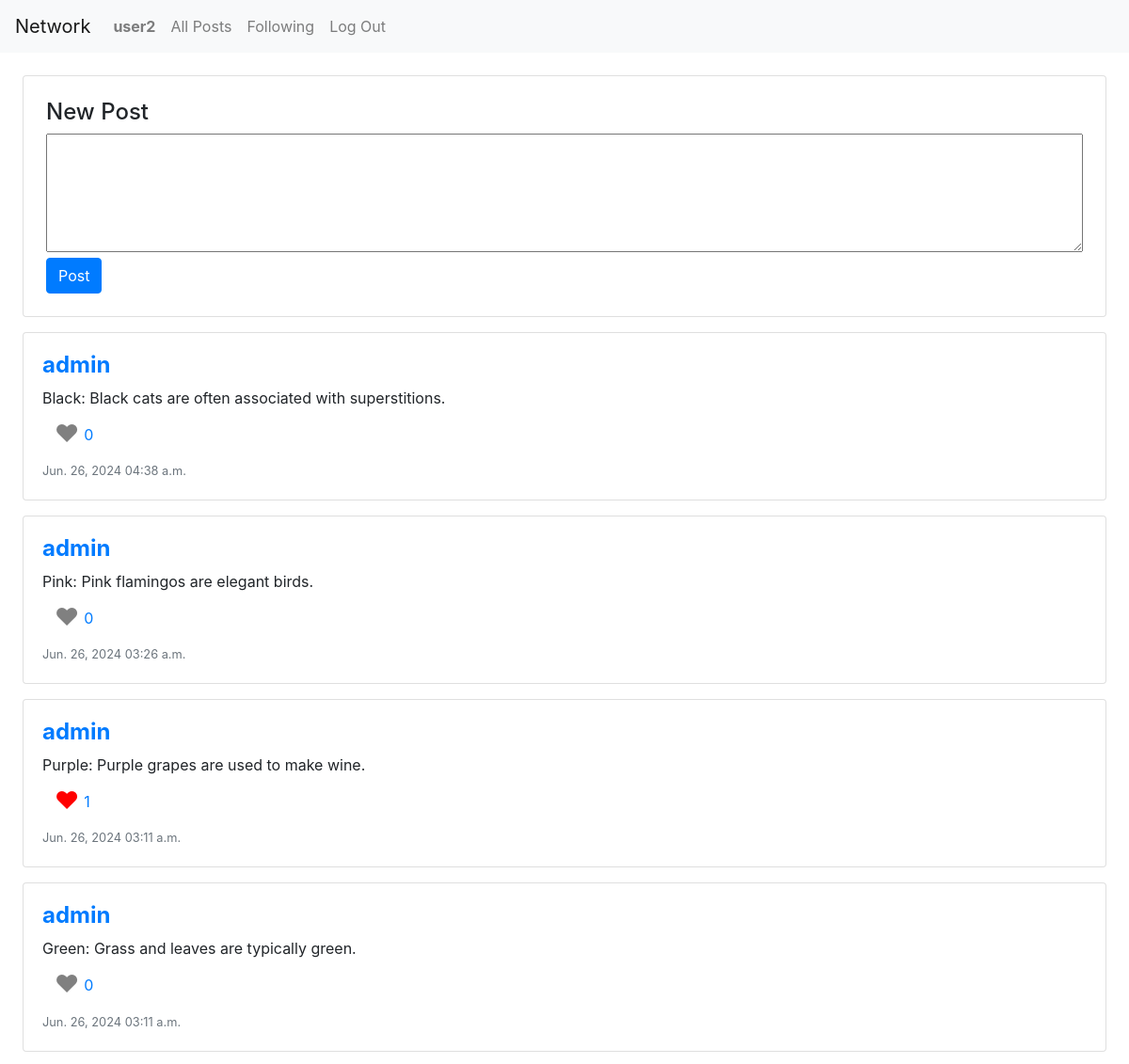
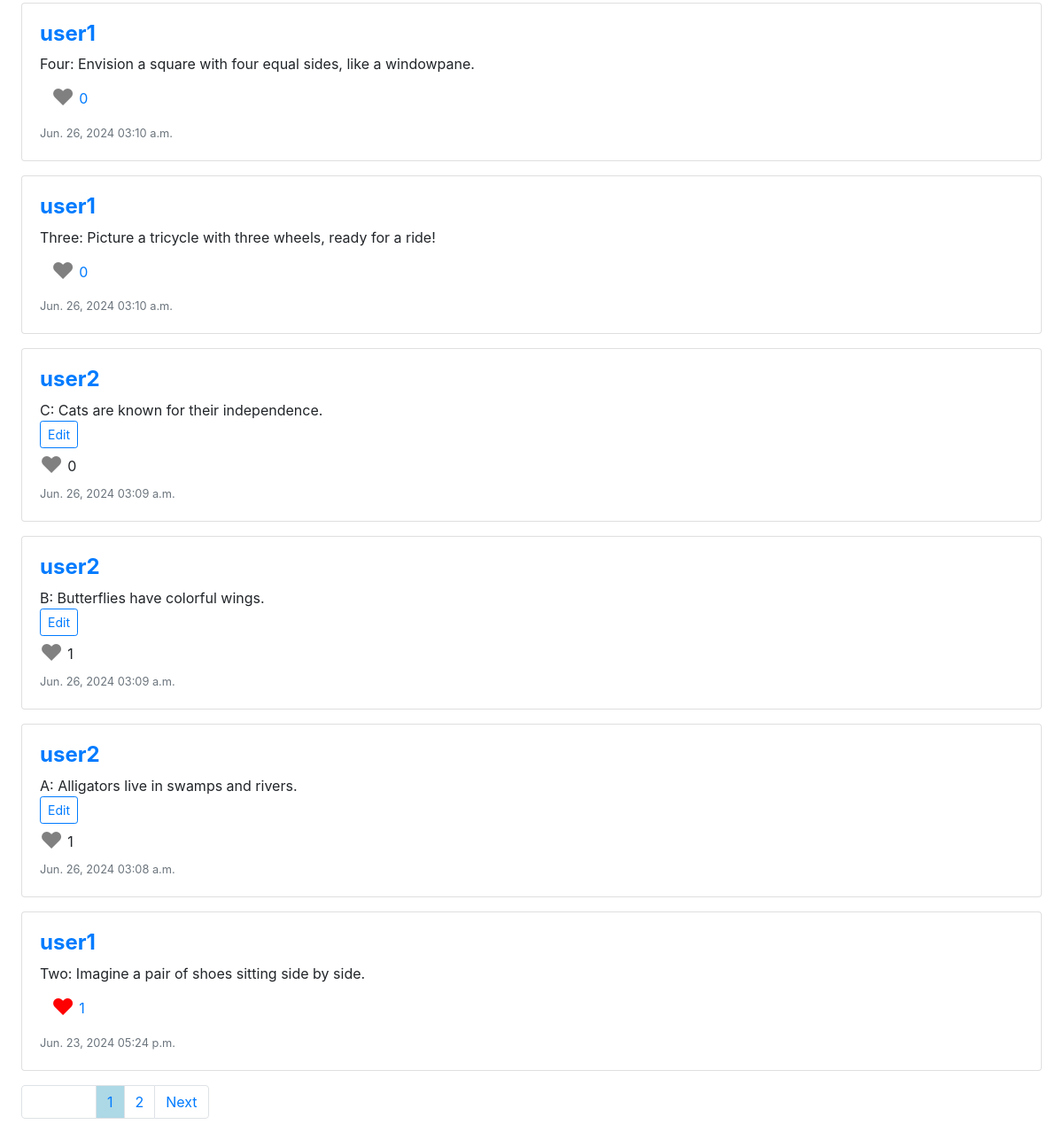
The app's page / (signed in) with its own data (2 pictures, top to bottom).
### network/models.py (models this page shows, shortened)
class User(AbstractUser):
    pass

class Post(models.Model):
    user = models.ForeignKey(User, on_delete=models.CASCADE)
    content = models.TextField()
    created_at = models.DateTimeField(auto_now_add=True)
    def number_of_like(self):
        total_like = 0
        for like in self.likes.all():
            total_like += 1
        return total_like
    def user_like(self, user_id):
        for like in self.likes.all():
            if like.user.id == user_id:
                return True
        return False

class Like(models.Model):
    user = models.ForeignKey(User, on_delete=models.CASCADE)
    post = models.ForeignKey(Post, related_name="likes", on_delete=models.CASCADE)

### network/views.py (the view, shortened to what this page needs)
# urls.py: path("", views.index, name="index"),
def index(request):
        all_posts = Post.objects.all().order_by('-created_at')
        form = PostForm()
        for post in all_posts:
            post.is_liked = post.user_like(request.user.id)
        paginator = Paginator(all_posts, 10) # Show 10 post per page.
        page_number = request.GET.get('page')
        page_obj = paginator.get_page(page_number)
        return render(request, "network/index.html", {"page_obj": page_obj, "form":form})

### network/views.py
class PostForm(forms.ModelForm):
    class Meta:
        model = Post
        fields = ['content']
        widgets = {
            'content': forms.Textarea(attrs={'rows': 5})
        }

### network/templates/network/index.html (shortened to what this page needs)
{% extends "network/layout.html" %}
{% load static %}
{% block body %}
<div class="m-4">
    <form method="post" action="{% url 'index'%}">
        <div class="card">
            <div class="card-box p-4">
                <div class="row">
                    <div class="col-sm-12">
                        <h4>New Post</h4>
                    </div>
                    <div class="col-sm-12">
                        {{ form.content}}
                    </div>
                </div>
                <div>
                    <button type="submit" class="btn btn-primary">Post</button>
                </div>
            </div>
        </div>
    </form>
    {% for element in page_obj %}
    <div class="card mt-3">
        <div class="card-body">
            <div class="row">
                <div class="col-sm-12">
                    <h4><a href="{% url 'profile' element.user.id%}"><strong>{{element.user.username}}</strong></a></h4>
                </div>
                {% if user.id == element.user.id %}
                <div class="col-sm-12 form-content" data-id="{{element.id}}">
                    <div class="show-content">
                        <div>{{element.content}}</div>
                        <button class="btn btn-sm btn-outline-primary">Edit</button>
                    </div>
                </div>
                {% else %}
                <div class="col-sm-12">
                    <div>
                        <div>{{element.content}}</div>
                    </div>
                </div>
                {% endif %}
                {% if user.id != element.user.id %}
                <div class="like-number col-sm-12">
                    <button class="btn btn-link" data-id="{{element.id}}">
                        {%if element.is_liked%}
                        <span class="heart-like" style="font-size: 1.6em; color: red">&#9829;</span>
                        {%else%}
                        <span class="heart-like" style="font-size: 1.6em; color: gray">&#9829;</span>
                        {%endif%}
                        <span class="number-like"
                            style="position: absolute; padding: 8px 5px;">{{element.number_of_like}}</span>
                    </button>
                </div>
                {% else %}
                <div class="col-sm-12">
                    <div>
                        <span class="heart-like" style="font-size: 1.6em; color: gray">&#9829;</span>
                        <span class="number-like" style="position: absolute;padding: 8px 5px;">{{element.number_of_like}}</span>
                    </div>
                </div>
                {% endif %}
                <div class="col-sm-12"><small class="text-muted">{{element.created_at|date:"M. d, Y h:i a"}}</small>
                </div>
            </div>
        </div>
    </div>
{% endfor %}
<nav class="mt-3">
    <ul class="pagination">
        {% if page_obj.has_previous %}
        <li class="page-item"><a class="page-link" href="?page={{ page_obj.previous_page_number }}">Previous</a></li>
        {% else %}
        <li class="page-item" style="width: 85px"><span class="page-link h-100"></span></li>
        {% endif %}
        {% for i in ''|ljust:page_obj.paginator.num_pages %}
        {% if page_obj.number == forloop.counter%}
        <li class="page-item"><a class="page-link" style="background-color: lightblue;"
                href="?page={{ forloop.counter }}">{{forloop.counter}}</a></li>
        {% else %}
        <li class="page-item"><a class="page-link" href="?page={{ forloop.counter }}">{{forloop.counter}}</a></li>
        {% endif %}
        {% endfor %}
        {% if page_obj.has_next %}
        <li class="page-item"><a class="page-link" href="?page={{ page_obj.next_page_number }}">Next</a></li>
        {% else %}
        <li class="page-item" style="width: 60px;"><span class="page-link h-100"></span></li>
        {% endif %}
    </ul>
</nav>
{% endblock %}

### network/templates/network/layout.html (shortened to what this page needs)
{% load static %}
<!DOCTYPE html>
<html lang="en">
    <head>
        <link rel="stylesheet" href="https://stackpath.bootstrapcdn.com/bootstrap/4.4.1/css/bootstrap.min.css">
        <link href="{% static 'network/styles.css' %}" rel="stylesheet">
    </head>
    <body>
        <nav class="navbar navbar-expand-lg navbar-light bg-light">
            <a class="navbar-brand" href="#">Network</a>
            <div>
              <ul class="navbar-nav mr-auto">
                {% if user.is_authenticated %}
                    <li class="nav-item">
                        <a class="nav-link" href="{% url 'profile' user.id%}"><strong>{{ user.username }}</strong></a>
                    </li>
                {% endif %}
                <li class="nav-item">
                  <a class="nav-link" href="{% url 'index' %}">All Posts</a>
                </li>
                {% if user.is_authenticated %}
                    <li class="nav-item">
                        <a class="nav-link" href="{% url 'following' user.id%}">Following</a>
                    </li>
                    <li class="nav-item">
                        <a class="nav-link" href="{% url 'logout' %}">Log Out</a>
                    </li>
                {% endif %}
              </ul>
            </div>
          </nav>
        <div class="body">
            {% block body %}
            {% endblock %}
        </div>
    </body>
</html>

### network/static/network/styles.css (style rules this page uses)
#id_content { width: 100%; }

### records on screen
User: username "user2"
Post: user.username "admin", content "Black: Black cats are often associated with superstitions.", number_of_like "0", created_at "Jun. 26, 2024 04:38 a.m."
Post: user.username "admin", content "Pink: Pink flamingos are elegant birds.", number_of_like "0", created_at "Jun. 26, 2024 03:26 a.m."
Post: user.username "admin", content "Purple: Purple grapes are used to make wine.", number_of_like "1", created_at "Jun. 26, 2024 03:11 a.m."
Post: user.username "admin", content "Green: Grass and leaves are typically green.", number_of_like "0", created_at "Jun. 26, 2024 03:11 a.m."
Post: user.username "user1", content "Four: Envision a square with four equal sides, like a windowpane.", number_of_like "0", created_at "Jun. 26, 2024 03:10 a.m."
Post: user.username "user1", content "Three: Picture a tricycle with three wheels, ready for a ride!", number_of_like "0", created_at "Jun. 26, 2024 03:10 a.m."
Post: user.username "user2", content "C: Cats are known for their independence.", number_of_like "0", created_at "Jun. 26, 2024 03:09 a.m."
Post: user.username "user2", content "B: Butterflies have colorful wings.", number_of_like "1", created_at "Jun. 26, 2024 03:09 a.m."
Post: user.username "user2", content "A: Alligators live in swamps and rivers.", number_of_like "1", created_at "Jun. 26, 2024 03:08 a.m."
Post: user.username "user1", content "Two: Imagine a pair of shoes sitting side by side.", number_of_like "1", created_at "Jun. 23, 2024 05:24 p.m."
